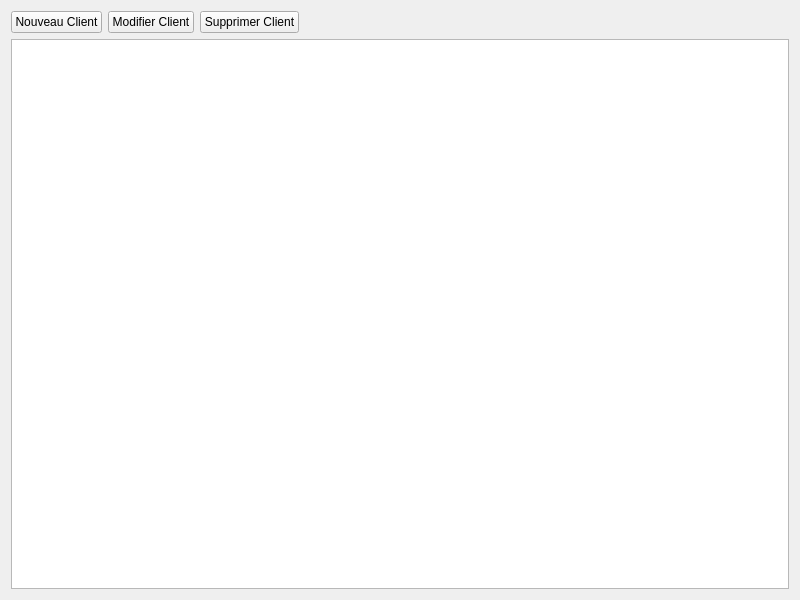
<?xml version="1.0" encoding="UTF-8"?>
<ui version="4.0">
 <class>ClientPage</class>
 <widget class="QWidget" name="ClientPage">
  <property name="geometry">
   <rect>
    <x>0</x>
    <y>0</y>
    <width>800</width>
    <height>600</height>
   </rect>
  </property>
  <property name="windowTitle">
   <string>Gestion des Clients</string>
  </property>
  <layout class="QVBoxLayout" name="verticalLayout">
   <item>
    <layout class="QHBoxLayout" name="horizontalLayout">
     <item>
      <widget class="QPushButton" name="new_button">
       <property name="text">
        <string>Nouveau Client</string>
       </property>
      </widget>
     </item>
     <item>
      <widget class="QPushButton" name="edit_button">
       <property name="text">
        <string>Modifier Client</string>
       </property>
      </widget>
     </item>
     <item>
      <widget class="QPushButton" name="delete_button">
       <property name="text">
        <string>Supprimer Client</string>
       </property>
      </widget>
     </item>
     <item>
      <spacer name="horizontalSpacer">
       <property name="orientation">
        <enum>Qt::Horizontal</enum>
       </property>
       <property name="sizeHint" stdset="0">
        <size>
         <width>40</width>
         <height>20</height>
        </size>
       </property>
      </spacer>
     </item>
    </layout>
   </item>
   <item>
    <widget class="QTableView" name="table_view">
     <property name="editTriggers">
      <set>QAbstractItemView::NoEditTriggers</set>
     </property>
     <property name="selectionBehavior">
      <set>QAbstractItemView::SelectRows</set>
     </property>
     <property name="selectionMode">
      <set>QAbstractItemView::SingleSelection</set>
     </property>
     <attribute name="verticalHeaderVisible">
      <bool>false</bool>
     </attribute>
    </widget>
   </item>
  </layout>
 </widget>
 <resources/>
 <connections/>
</ui>
